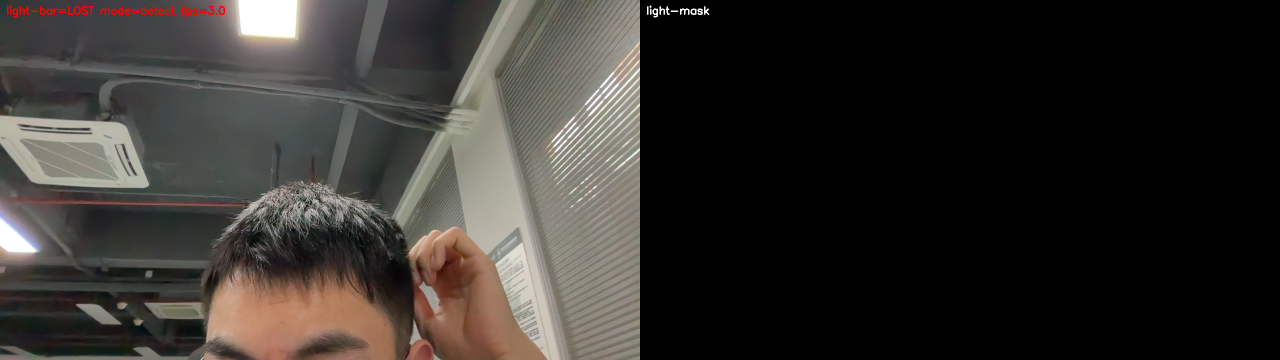
#> input picture .runtime/light_bar_recognition_debug.png, 2560 x 720 px, given in place of  ! videoconvert ! appsink drop=true max-buffers=1 sync=false, which was not available (shown at 1/2 size)
$ python interactive_calibrate.py   (older library calls are emulated)
#> lines starting #> are read from the running program, lines starting #| are printed output that depends on the picture; after the words box and inside, x2 and y2 are one past the last pixel; in counts of white or black regions, pixels touching at a corner belong together; pictures that were not available may be replaced by others from this repository, and a replacement may not be noted
### src/camera_cal/camera.py
"""Camera stream management module.

This module provides a unified interface for camera input from both
USB devices and RTSP streams using GStreamer.
"""

import cv2
import numpy as np
from typing import Tuple
from .config import CalibrationConfig


class CameraStream:
    """Unified camera stream interface supporting USB and RTSP sources.

    This class encapsulates video capture functionality with support for:
    - USB cameras (via device ID)
    - RTSP streams (via GStreamer pipeline)
    - Configurable resolution
    """

    def __init__(
        self,
        camera_id: int = 0,
        rtsp_url: str | None = None,
        config: CalibrationConfig | None = None,
    ):
        """Initialize camera stream.

        Args:
            camera_id: USB camera device ID (default: 0)
            rtsp_url: RTSP stream URL (if provided, takes precedence over camera_id)
            config: Calibration configuration (uses default if None)
        """
        self.camera_id = camera_id
        self.rtsp_url = rtsp_url
        self.config = config or CalibrationConfig()
        self.cap: cv2.VideoCapture | None = None
        self._is_rtsp = rtsp_url is not None

    def _create_pipeline(self, url: str) -> str:
        """Create GStreamer pipeline for RTSP stream.

        Supports hardware acceleration if enabled in config.

        Args:
            url: RTSP stream URL

        Returns:
            GStreamer pipeline string
        """
        if self.config.enable_hardware_decode:
            # Try VA-API hardware decode
            return (
                f"rtspsrc location={url} latency=100 ! "
                "rtph264depay ! h264parse ! "
                "vah264dec ! videoconvert ! "
                "video/x-raw,format=BGR ! "
                "appsink max-buffers=1 drop=true sync=false"
            )
        else:
            # Software decode (current)
            return (
                f"rtspsrc location={url} latency=100 ! "
                "rtph264depay ! h264parse ! avdec_h264 ! "
                "videoconvert ! appsink drop=true max-buffers=1 sync=false"
            )

    def open(self) -> bool:
        """Open the camera stream.

        Returns:
            True if successfully opened, False otherwise
        """
        if self._is_rtsp:
            pipeline = self._create_pipeline(self.rtsp_url)
            print(f"Connecting to RTSP: {self.rtsp_url}")
            self.cap = cv2.VideoCapture(pipeline, cv2.CAP_GSTREAMER)
        else:
            print(f"Using USB camera: /dev/video{self.camera_id}")
            self.cap = cv2.VideoCapture(self.camera_id)
            # Set resolution for USB camera
            self.cap.set(cv2.CAP_PROP_FRAME_WIDTH, self.config.usb_width)
            self.cap.set(cv2.CAP_PROP_FRAME_HEIGHT, self.config.usb_height)

        if not self.cap.isOpened():
            if self._is_rtsp:
                print(f"Error: Cannot open RTSP stream: {self.rtsp_url}")
            else:
                print(f"Error: Cannot open camera {self.camera_id}")
            return False

        if self._is_rtsp:
            print(f"Connected to RTSP: {self.rtsp_url}")

        return True

    def read(self) -> Tuple[bool, np.ndarray]:
        """Read a frame from the camera.

        Returns:
            Tuple of (success, frame) where frame is numpy array if success
        """
        if self.cap is None:
            return False, np.array([])
        return self.cap.read()
#> in main, frame is the input picture: shape (720, 2560, 3); mean B, G, R 45, 48.4, 51.7

    def release(self) -> None:
        """Release the camera resource."""
        if self.cap is not None:
            self.cap.release()
            self.cap = None

    # [4 lines left out: function __enter__, not called in this run]

    def __exit__(self, exc_type, exc_val, exc_tb):
        """Context manager exit."""
        self.release()

### src/camera_cal/ui.py
"""UI drawing module for camera calibration.

This module provides functions for drawing information overlays,
chessboard corners, and other visual feedback during calibration.
"""

import cv2
import numpy as np
from enum import Enum
from typing import Optional

from .config import CalibrationConfig


class CalibrationState(Enum):
    """Calibration state machine."""

    CAPTURE = "CAPTURE"
    PREVIEW = "PREVIEW"


def draw_info_overlay(
    frame: np.ndarray,
    state: CalibrationState,
    sample_count: int,
    detected: bool,
    config: CalibrationConfig,
    saved: bool = False,
) -> None:
    """Draw information overlay on frame.

    Args:
        frame: Input frame (modified in-place)
        state: Current calibration state
        sample_count: Number of captured samples
        detected: Whether chessboard is detected
        config: Calibration configuration
        saved: Whether calibration is saved
    """
#> called with sample_count = 0, detected = False, saved = False
    h, w = frame.shape[:2]
#> h = 720; w = 2560
    y_offset = 30
    line_height = 30

    # State indicator
    state_color = (
        config.color_capture_mode
        if state == CalibrationState.CAPTURE
        else config.color_preview_mode
    )
    cv2.putText(
        frame,
        f"Mode: {state.value}",
        (10, y_offset),
        cv2.FONT_HERSHEY_SIMPLEX,
        0.8,
        state_color,
        2,
    )
    y_offset += line_height

    if state == CalibrationState.CAPTURE:
        _draw_capture_mode_overlay(
            frame, y_offset, line_height, sample_count, detected, config
        )
    else:
        _draw_preview_mode_overlay(frame, y_offset, line_height, sample_count, saved, config)


def _draw_capture_mode_overlay(
    frame: np.ndarray,
    y_offset: int,
    line_height: int,
    sample_count: int,
    detected: bool,
    config: CalibrationConfig,
) -> None:
    """Draw overlay for capture mode.

    Args:
        frame: Input frame (modified in-place)
        y_offset: Starting Y position for text
        line_height: Line height
        sample_count: Number of captured samples
        detected: Whether chessboard is detected
        config: Calibration configuration
    """
#> called with y_offset = 60, line_height = 30, sample_count = 0, detected = False
    # Sample count
    remaining = max(0, config.min_samples - sample_count)
    count_color = config.color_good_count if remaining == 0 else config.color_need_more
    cv2.putText(
        frame,
        f"Samples: {sample_count} / {config.min_samples}+",
        (10, y_offset),
        cv2.FONT_HERSHEY_SIMPLEX,
        0.8,
        count_color,
        2,
    )
    y_offset += line_height

    # Chessboard detection status
    detect_color = config.color_detected if detected else config.color_not_detected
    detect_text = "Chessboard: DETECTED" if detected else "Chessboard: NOT DETECTED"
    cv2.putText(
        frame, detect_text, (10, y_offset), cv2.FONT_HERSHEY_SIMPLEX, 0.7, detect_color, 2
    )
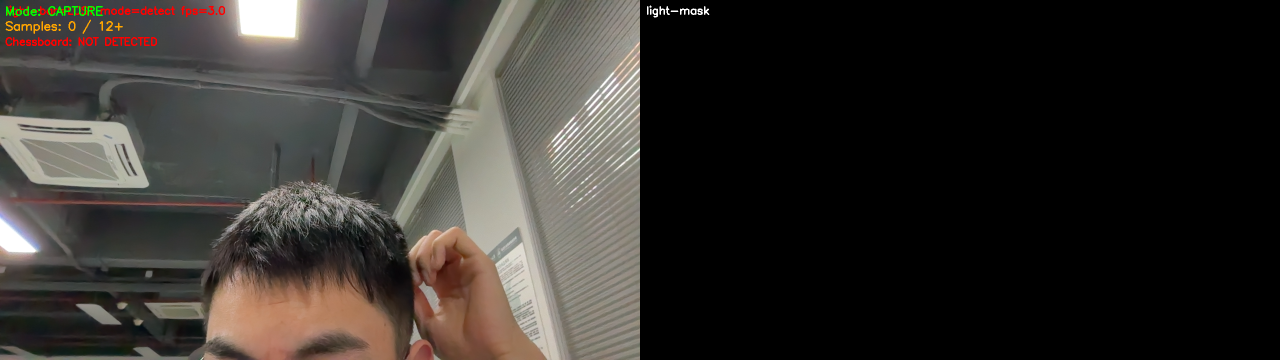
#> frame: shape (720, 2560, 3) (shown at 1/2 size); mean B, G, R 44.9, 48.6, 52
    y_offset += line_height * 2

    # Controls help
    controls = [
        "C: Capture | D: Delete last",
        "ENTER: Calibrate | Q: Quit",
    ]

    for control in controls:
        cv2.putText(
            frame,
            control,
            (10, y_offset),
            cv2.FONT_HERSHEY_SIMPLEX,
            0.6,
            config.color_text,
            2,
        )
        y_offset += line_height
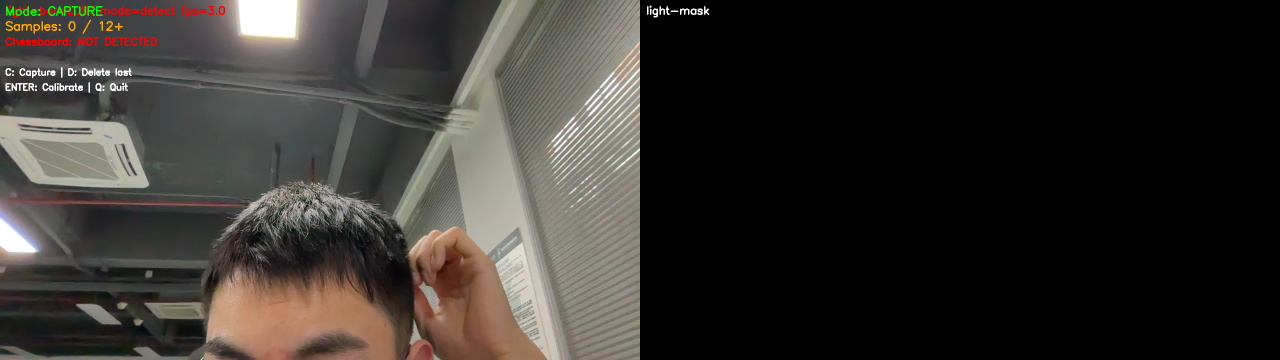
#> frame: shape (720, 2560, 3) (shown at 1/2 size); 0.18% of pixels changed, all inside (x1, y1, x2, y2) = (11, 134, 264, 186)
#> after the loop, y_offset = 210


# [106 lines left out: functions _draw_preview_mode_overlay, draw_chessboard_corners, draw_side_by_side, not called in this run]


def draw_pattern_hint(
    frame: np.ndarray, pattern_size: tuple[int, int], config: CalibrationConfig
) -> None:
    """Draw pattern hint at bottom of frame.

    Args:
        frame: Input frame (modified in-place)
        pattern_size: Chessboard pattern size
        config: Calibration configuration
    """
#> called with pattern_size = (9, 6)
    hint_text = f"Pattern: {pattern_size[0]}x{pattern_size[1]} corners"
    cv2.putText(
        frame,
        hint_text,
        (10, frame.shape[0] - 20),
        cv2.FONT_HERSHEY_SIMPLEX,
        0.6,
        config.color_hint,
        2,
    )
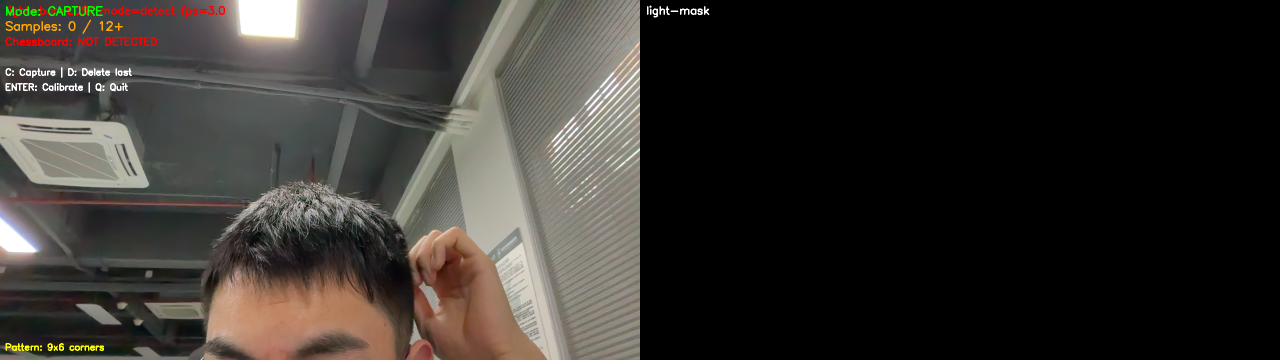
#> frame: shape (720, 2560, 3) (shown at 1/2 size); 0.07% of pixels changed, all inside (x1, y1, x2, y2) = (11, 686, 208, 702)

### src/camera_cal/calibrator.py
"""Camera calibration core logic module.

This module encapsulates all camera calibration functionality including
chessboard detection, sample management, calibration computation,
and result storage.
"""

import cv2
import numpy as np
import yaml
from pathlib import Path
from dataclasses import dataclass
from typing import Tuple, Optional

from .config import CalibrationConfig


@dataclass
class CalibrationResult:
    """Camera calibration result."""

    camera_matrix: np.ndarray
    dist_coeffs: np.ndarray
    new_camera_matrix: np.ndarray
    roi: tuple
    reprojection_error: float
    image_size: tuple
    num_samples: int


class CameraCalibrator:
    """Camera calibration engine.

    This class handles the complete calibration workflow:
    - Chessboard corner detection and refinement
    - Sample collection and management
    - Camera calibration computation
    - Undistortion map generation
    - Result serialization to YAML
    """

    def __init__(self, config: CalibrationConfig | None = None):
        """Initialize calibrator.

        Args:
            config: Calibration configuration (uses default if None)
        """
        self.config = config or CalibrationConfig()

        # Prepare object points for the chessboard pattern
        self._objp = self._create_object_points()

        # Storage for calibration data
        self._obj_points: list[np.ndarray] = []
        self._img_points: list[np.ndarray] = []
        self._captured_frames: list[np.ndarray] = []

    def _create_object_points(self) -> np.ndarray:
        """Create 3D object points for chessboard pattern.

        Returns:
            Array of 3D points representing the chessboard corners
        """
        objp = np.zeros(
            (self.config.pattern_size[0] * self.config.pattern_size[1], 3),
            dtype=np.float32,
        )
        objp[:, :2] = (
            np.mgrid[
                0 : self.config.pattern_size[0], 0 : self.config.pattern_size[1]
            ]
            .T.reshape(-1, 2)
            * self.config.square_size
        )
        return objp

    # [74 lines left out: functions detect_corners, add_sample, remove_last_sample, not called in this run]

    def get_sample_count(self) -> int:
        """Get the number of captured samples.

        Returns:
            Number of samples
        """
        return len(self._img_points)

    # [166 lines left out: functions can_calibrate, calibrate, _compute_reprojection_error, create_undistort_maps, undistort, save_yaml, not called in this run]

### src/camera_cal/interactive_calibrate.py
"""Interactive camera calibration tool.

This module provides an all-in-one interactive tool for camera calibration.
It integrates capture, calibration, and preview in a single application with
real-time feedback and intuitive keyboard controls.

This is the main entry point that coordinates all modules.
"""

import cv2
import numpy as np
import time
from pathlib import Path
from argparse import ArgumentParser

from .config import CalibrationConfig
from .camera import CameraStream
from .calibrator import CameraCalibrator, CalibrationResult
from .ui import (
    CalibrationState,
    draw_info_overlay,
    draw_chessboard_corners,
    draw_pattern_hint,
)


def main():
    """Main entry point for interactive calibration tool."""
    # Parse command line arguments
    parser = ArgumentParser(description="Interactive camera calibration tool")
    parser.add_argument(
        "--camera",
        type=int,
        default=0,
        help="Camera device ID (default: 0)",
    )
    parser.add_argument(
        "--url",
        type=str,
        default="rtsp://100.103.8.66:8554/video",
        help="RTSP stream URL",
    )
    parser.add_argument(
        "--usb",
        action="store_true",
        help="Use USB camera instead of RTSP",
    )
    parser.add_argument(
        "--output",
        type=str,
        default="calibration.yaml",
        help="Output YAML file path",
    )
    parser.add_argument(
        "--save-images",
        type=str,
        default=None,
        help="Directory to save captured images (default: images)",
    )
    args = parser.parse_args()

    # Initialize configuration
    config = CalibrationConfig()

    # Create image save directory
    image_save_dir = Path(args.save_images) if args.save_images else Path("images")
    image_save_dir.mkdir(parents=True, exist_ok=True)
    print(f"Images will be saved to: {image_save_dir}")

    # Initialize state
    state = CalibrationState.CAPTURE

    # Initialize calibrator
    calibrator = CameraCalibrator(config)

    # Calibration result and undistortion
    calibration_result: CalibrationResult | None = None
    undistort_maps: tuple[np.ndarray, np.ndarray] | None = None
    show_undistorted = True
    saved = False

    # Capture cooldown
    last_capture_time = 0

    # Open video source
    camera = CameraStream(
        camera_id=args.camera, rtsp_url=None if args.usb else args.url, config=config
    )

    if not camera.open():
        return

    # Create window
    cv2.namedWindow(config.window_name, cv2.WINDOW_NORMAL)
    cv2.resizeWindow(config.window_name, config.window_width, config.window_height)

    # Print instructions
    _print_instructions(config)

    # Main loop with frame counter for skip detection
    frame_idx = 0
    preview_detected = False
    preview_corners = None
    corners_frame_idx = -1  # Track which frame the corners belong to

    while True:
        ret, frame = camera.read()
        if not ret:
            print("Error: Cannot read frame")
            break

        display_frame = frame.copy()
        frame_idx += 1

        if state == CalibrationState.CAPTURE:
            # Skip frame detection for performance
            should_detect = (
                config.detect_every_n_frames == 0
                or frame_idx % config.detect_every_n_frames == 0
            )

            if should_detect:
                # Only convert to grayscale, let detect_corners handle scaling
                gray = cv2.cvtColor(frame, cv2.COLOR_BGR2GRAY)
                preview_detected, preview_corners = calibrator.detect_corners(
                    gray,
                    scale=config.preview_scale,
                    precise=False,
                )
                corners_frame_idx = frame_idx  # Update frame index for these corners

            display_frame = _handle_capture_state(
                display_frame,
                preview_detected,
                preview_corners,
                corners_frame_idx,
                frame_idx,
                calibrator,
                config,
            )

        elif state == CalibrationState.PREVIEW:
            display_frame = _handle_preview_state(
                display_frame,
                frame,
                undistort_maps,
                show_undistorted,
                saved,
                config,
            )

        cv2.imshow(config.window_name, display_frame)

        # Handle keyboard input
        key = cv2.waitKey(1) & 0xFF
#> (key q is pressed here)

        if key == ord("q") or key == 27:  # Q or ESC
            break

        elif state == CalibrationState.CAPTURE:
            new_state, result, maps, last_capture_time = _handle_capture_keys(
                key,
                frame,
                calibrator,
                config,
                last_capture_time,
                image_save_dir,
            )
            if new_state is not None:
                state = new_state
            if result is not None:
                calibration_result = result
            if maps is not None:
                undistort_maps = maps

        elif state == CalibrationState.PREVIEW:
            show_undistorted, saved = _handle_preview_keys(
                key,
                calibration_result,
                calibrator,
                args.output,
                show_undistorted,
            )

    # Cleanup
    camera.release()
    cv2.destroyAllWindows()

    if calibration_result is not None and not saved:
        print("\nCalibration completed but not saved.")
        print(f"Run again and press 'S' to save to {args.output}")


def _print_instructions(config: CalibrationConfig) -> None:
    """Print calibration instructions.

    Args:
        config: Calibration configuration
    """
    print("=" * 50)
    print("Interactive Camera Calibration")
    print("=" * 50)
    print(f"Pattern: {config.pattern_size[0]}x{config.pattern_size[1]} inner corners")
    print(f"Square size: {config.square_size} mm")
    print(f"Minimum samples: {config.min_samples}")
    print()
    print("Controls:")
    print("  C - Capture current frame")
    print("  D - Delete last capture")
    print("  ENTER - Start calibration")
    print("  U - Toggle undistort (preview mode)")
    print("  S - Save calibration result")
    print("  Q - Quit")
    print("=" * 50)


def _handle_capture_state(
    display_frame: np.ndarray,
    detected: bool,
    corners: np.ndarray | None,
    corners_frame_idx: int,
    current_frame_idx: int,
    calibrator: CameraCalibrator,
    config: CalibrationConfig,
) -> np.ndarray:
    """Handle display in capture state.

    Args:
        display_frame: Frame to display
        detected: Whether chessboard was detected
        corners: Detected corners (if any)
        corners_frame_idx: Frame index when corners were detected
        current_frame_idx: Current frame index
        calibrator: Calibrator instance
        config: Configuration

    Returns:
        Updated display frame
    """
    # Only draw corners if they belong to the current frame (prevents stale corner drift)
    if detected and corners is not None and corners_frame_idx == current_frame_idx:
        draw_chessboard_corners(display_frame, corners, config.pattern_size)

    # Draw overlay
    draw_info_overlay(
        display_frame,
        CalibrationState.CAPTURE,
        calibrator.get_sample_count(),
        detected,
        config,
    )

    # Draw hint at bottom
    draw_pattern_hint(display_frame, config.pattern_size, config)

    return display_frame


# [183 lines left out: functions _handle_preview_state, _handle_capture_keys, _handle_preview_keys, not called in this run]


if __name__ == "__main__":
    main()
